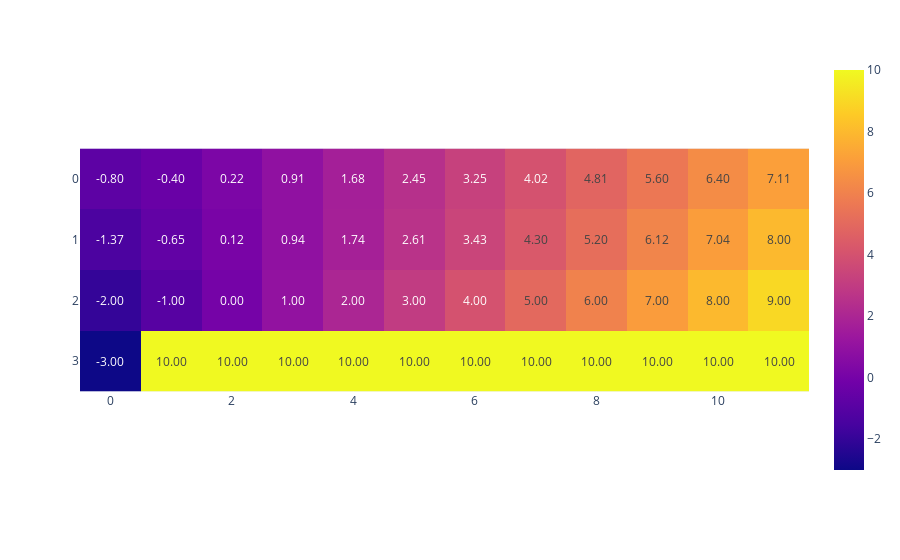
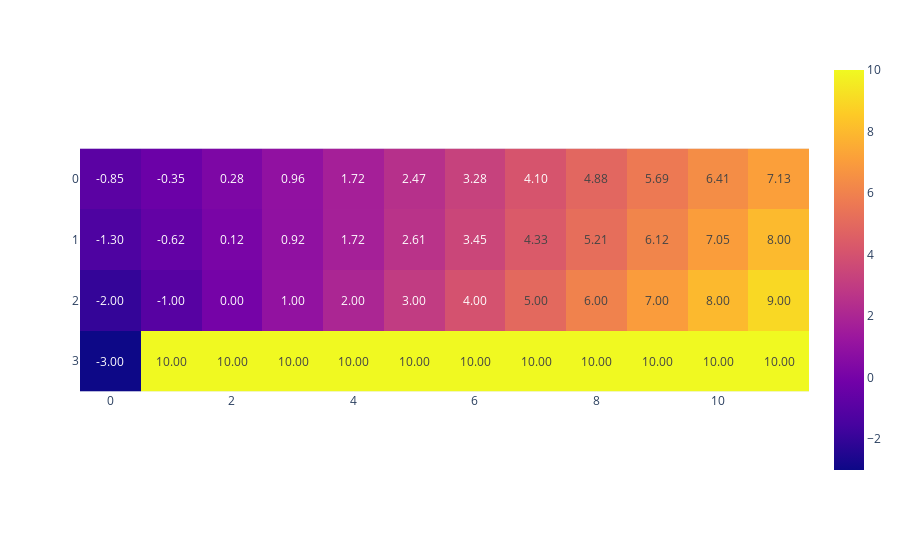

Notebook source saved alongside these figures, in order:
### Code cell
import plotly.express as px 

def show_cliff_value(Q: Arr, title: Optional[str] = None):
    '''
    Displays the value of each state in CliffWalking-v0 given a Q-value table.
    '''
    V = Q.max(axis=-1).reshape(4, 12)
    fig = px.imshow(V, text_auto=".2f", title=title)
    fig.show()

def show_cliff_policy(Q: Arr):
    '''
    Displays the greedy policy for CliffWalking-v0 given a Q-value table.
    '''
    pi = Q.argmax(axis=-1).reshape((4, 12))
    objects = {(3, 0): "green", (3, 11): "red"} | {(3, i): "black" for i in range(1, 11)}
    img = Image.new(mode="RGB", size=(1200, 400), color="white")
    draw = ImageDraw.Draw(img)
    for x in range(0, img.width+1, 100):
        draw.line([(x, 0), (x, img.height)], fill="black", width=4)
    for y in range(0, img.height+1, 100):
        draw.line([(0, y), (img.width, y)], fill="black", width=4)
    for x in range(12):
        for y in range(4):
            draw.regular_polygon((50+x*100, 50+y*100, 20), 3, rotation=-int(90*pi[y][x]), fill="black")
            if (y, x) in objects:
                draw.regular_polygon((50+x*100, 50+y*100, 40), 4, fill=objects[(y, x)])
    display(img.resize((600, 200)))

if MAIN:
    env = gym.make("CliffWalking-v0")
    config = AgentConfig(epsilon=0, lr=0.2, optimism=10)
    n_runs = 1000
    gamma = 1
    seed = 1
    args_nor = (env, config, gamma, seed)
    agents = [QLearning(*args_nor), SARSA(*args_nor)]
    returns  = {}
    for agent in agents:
        returns[agent.name] = agent.train(n_runs)
if MAIN:
    for agent in agents:
        name = agent.name
        plt.plot(utils.cummean(returns[name]), label=name)
    plt.legend()
    plt.axhline(y=-14, color='r', linestyle='-')
    plt.title(f"Avg. reward on {env_toy.spec.name}, {config}")
    plt.ylim(-300,0)
    plt.show()
    for agent in agents:
        show_cliff_policy(agent.Q)
        show_cliff_value(agent.Q)

### Figure 1 — Plotly figure (JSON) as saved in the notebook; plotly's stock layout.template omitted (floating-point values rounded to 4 significant figures)
{"data": [{"coloraxis": "coloraxis", "hovertemplate": "x: %{x}<br>y: %{y}<br>color: %{z}<extra></extra>", "name": "0", "texttemplate": "%{z:.2f}", "type": "heatmap", "xaxis": "x", "yaxis": "y", "z": [[-0.8, -0.4, 0.2236, 0.9083, 1.685, 2.45, 3.248, 4.018, 4.807, 5.6, 6.4, 7.109], [-1.366, -0.6516, 0.1178, 0.9364, 1.742, 2.609, 3.429, 4.304, 5.197, 6.119, 7.037, 8.001], [-2.0, -1.0, 1.643e-14, 1.0, 2.0, 3.0, 4.0, 5.0, 6.0, 7.0, 8.0, 9.0], [-3.0, 10, 10, 10, 10, 10, 10, 10, 10, 10, 10, 10]]}], "layout": {"coloraxis": {"colorscale": [[0, "#0d0887"], [0.1111, "#46039f"], [0.2222, "#7201a8"], [0.3333, "#9c179e"], [0.4444, "#bd3786"], [0.5556, "#d8576b"], [0.6667, "#ed7953"], [0.7778, "#fb9f3a"], [0.8889, "#fdca26"], [1, "#f0f921"]]}, "margin": {"t": 60}, "xaxis": {"anchor": "y", "constrain": "domain", "domain": [0, 1], "scaleanchor": "y"}, "yaxis": {"anchor": "x", "autorange": "reversed", "constrain": "domain", "domain": [0, 1]}}}

### Figure 2 — Plotly figure (JSON) as saved in the notebook; plotly's stock layout.template omitted (floating-point values rounded to 4 significant figures)
{"data": [{"coloraxis": "coloraxis", "hovertemplate": "x: %{x}<br>y: %{y}<br>color: %{z}<extra></extra>", "name": "0", "texttemplate": "%{z:.2f}", "type": "heatmap", "xaxis": "x", "yaxis": "y", "z": [[-0.8523, -0.3466, 0.2752, 0.9638, 1.716, 2.47, 3.28, 4.098, 4.881, 5.685, 6.415, 7.126], [-1.297, -0.6191, 0.1233, 0.924, 1.721, 2.608, 3.455, 4.334, 5.215, 6.119, 7.046, 8.001], [-2.0, -1.0, 1.643e-14, 1.0, 2.0, 3.0, 4.0, 5.0, 6.0, 7.0, 8.0, 9.0], [-3.0, 10, 10, 10, 10, 10, 10, 10, 10, 10, 10, 10]]}], "layout": {"coloraxis": {"colorscale": [[0, "#0d0887"], [0.1111, "#46039f"], [0.2222, "#7201a8"], [0.3333, "#9c179e"], [0.4444, "#bd3786"], [0.5556, "#d8576b"], [0.6667, "#ed7953"], [0.7778, "#fb9f3a"], [0.8889, "#fdca26"], [1, "#f0f921"]]}, "margin": {"t": 60}, "xaxis": {"anchor": "y", "constrain": "domain", "domain": [0, 1], "scaleanchor": "y"}, "yaxis": {"anchor": "x", "autorange": "reversed", "constrain": "domain", "domain": [0, 1]}}}
